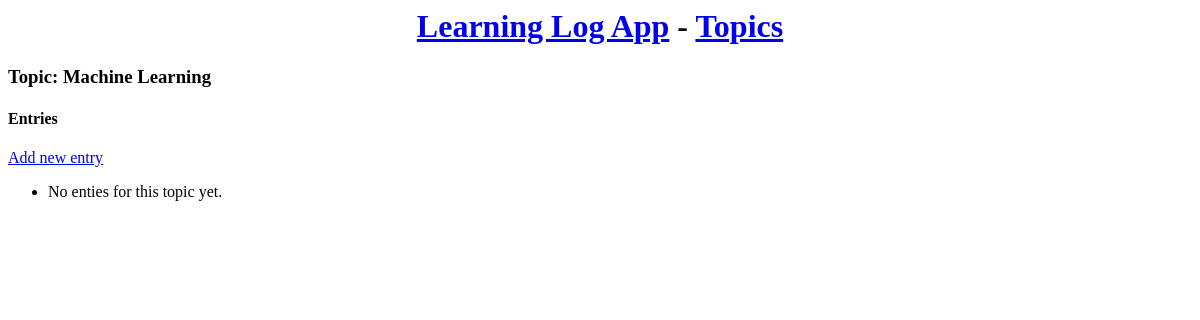
Before: /topics/2/ with the older database file.
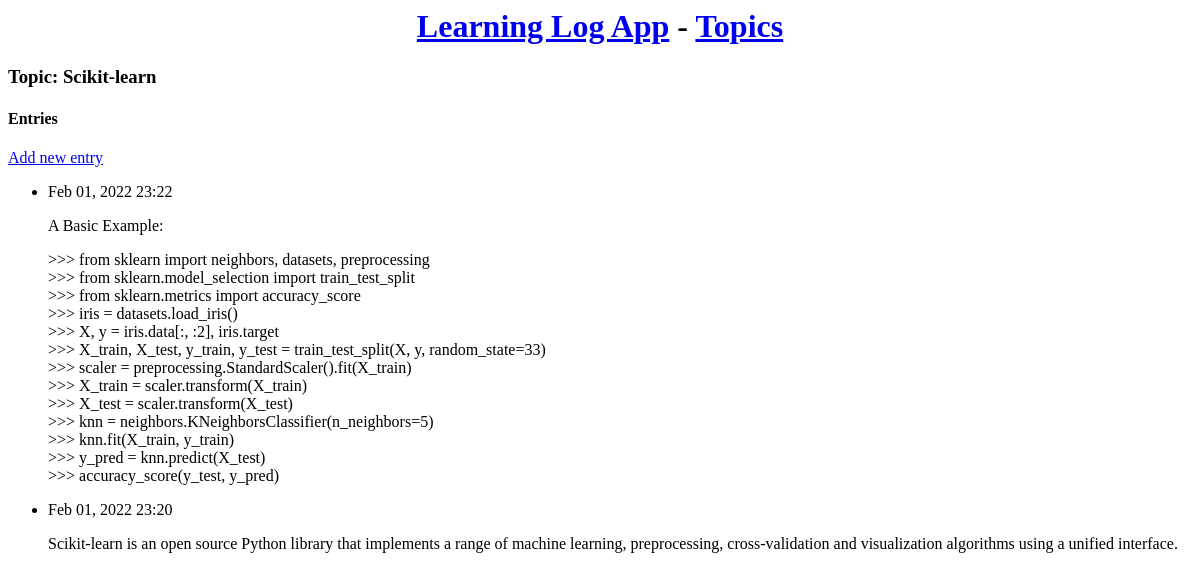
After: the same page with the newer database file.
### learning_logs/models.py (models this page shows, shortened)
class Topic(models.Model):
    text = models.CharField(max_length=100)
    date_added = models.DateTimeField(auto_now_add=True)
    def __str__(self):
        return self.text

class Entry(models.Model):
    topic = models.ForeignKey(Topic, on_delete=models.CASCADE)
    text = models.TextField()
    date_added = models.DateTimeField(auto_now_add=True)
    class Meta:
        verbose_name_plural = 'entries'

### learning_logs/views.py (the view)
# urls.py: path('topics/<int:topic_id>/', views.topic, name='topic'),
def topic(request, topic_id):
    topic = Topic.objects.get(id=topic_id)
    entries = topic.entry_set.order_by('-date_added')
    context ={'topic':topic, 'entries':entries}
    return render(request, 'learning_logs/topic.html', context)

### learning_logs/templates/learning_logs/topic.html
{% extends "learning_logs/base.html" %}
{% block content %}
<h3>Topic: {{ topic }}</h3>
<h4>Entries</h4>
<p>
    <a href="{% url 'learning_logs:new_entry' topic.id %}">Add new entry</a>
</p>
<ul>
{% for entry in entries %}
    <li>
        <p>{{ entry.date_added|date:'M d, Y H:i' }}</p>
        <p>{{ entry.text|linebreaks }}</p>
    </li>
    {% empty %}
    <li>No enties for this topic yet.</li>
    {% endfor %}
</ul>
{% endblock content %}

### learning_logs/templates/learning_logs/base.html
<center><h1>
    <a href="{% url 'learning_logs:index' %}"> Learning Log App</a> -
    <a href="{% url 'learning_logs:topics' %}"> Topics</a>
</h1></center>
{% block content %}{% endblock content%}

Changed rows visible on the page:
changed Topic: text "Machine Learning" → "Scikit-learn"
added Entry: date_added "Feb 01, 2022 23:22", text "A Basic Example: >>> from sklearn import neighbors, datasets, preprocessing >>> from sklearn.model_selection import train_test_split >>> from sklearn.metrics import accuracy_score >>> iris = datasets.load_iris() >>> X, y = iris.data[:, :2], iris.target >>> X_train, X_test, y_train, y_test = train_test_split(X, y, random_state=33) >>> scaler = preprocessing.StandardScaler().fit(X_train) >>> X_train = scaler.transform(X_train) >>> X_test = scaler.transform(X_test) >>> knn = neighbors.KNeighborsClassifier(n_neighbors=5) >>> knn.fit(X_train, y_train) >>> y_pred = knn.predict(X_test) >>> accuracy_score(y_test, y_pred)"
added Entry: date_added "Feb 01, 2022 23:20", text "Scikit-learn is an open source Python library that implements a range of machine learning, preprocessing, cross-validation and visualization algorithms using a unified interface."
Other visible differences:
text no longer shown: "No enties for this topic yet."
